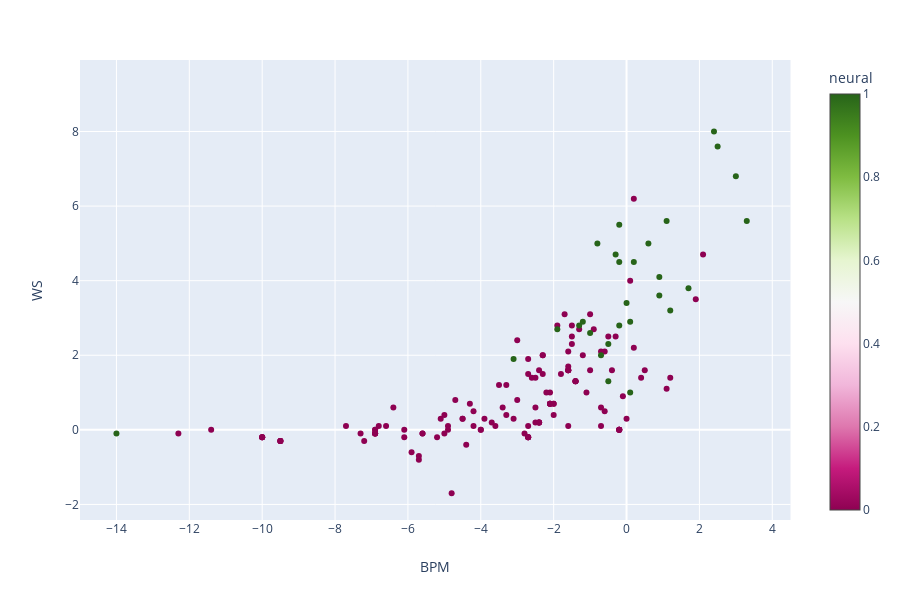

Notebook source saved alongside this figure:
### Code cell
fig = px.scatter(test_master_w_predictions, x='BPM', y='WS',
              color='neural', hover_name='Player_name', hover_data=['USG%', 'PER', 'MP', 'VORP', 'Age'], color_continuous_scale=px.colors.diverging.PiYG)
fig.update_xaxes(range=[-15, 4.5])
fig.show()

### Figure 1 — Plotly figure (JSON) as saved in the notebook; plotly's stock layout.template omitted (floating-point values rounded to 4 significant figures; data arrays with more than 128 entries replaced by an {"elided": "..."} marker saying what was removed)
{"data": [{"customdata": {"elided": "164x5 float values"}, "hoverlabel": {"namelength": 0}, "hovertemplate": "<b>%{hovertext}</b><br><br>BPM=%{x}<br>WS=%{y}<br>USG%=%{customdata[0]}<br>PER=%{customdata[1]}<br>MP=%{customdata[2]}<br>VORP=%{customdata[3]}<br>Age=%{customdata[4]}<br>neural=%{marker.color}", "hovertext": {"elided": "164 str values"}, "legendgroup": "", "marker": {"color": {"elided": "164 int values"}, "coloraxis": "coloraxis", "symbol": "circle"}, "mode": "markers", "name": "", "showlegend": false, "type": "scatter", "x": {"elided": "164 float values"}, "xaxis": "x", "y": {"elided": "164 float values"}, "yaxis": "y"}], "layout": {"coloraxis": {"colorbar": {"title": {"text": "neural"}}, "colorscale": [[0, "rgb(142,1,82)"], [0.1, "rgb(197,27,125)"], [0.2, "rgb(222,119,174)"], [0.3, "rgb(241,182,218)"], [0.4, "rgb(253,224,239)"], [0.5, "rgb(247,247,247)"], [0.6, "rgb(230,245,208)"], [0.7, "rgb(184,225,134)"], [0.8, "rgb(127,188,65)"], [0.9, "rgb(77,146,33)"], [1, "rgb(39,100,25)"]]}, "height": 600, "legend": {"tracegroupgap": 0}, "margin": {"t": 60}, "xaxis": {"anchor": "y", "domain": [0, 0.98], "range": [-15, 4.5], "title": {"text": "BPM"}}, "yaxis": {"anchor": "x", "domain": [0, 1], "title": {"text": "WS"}}}}
